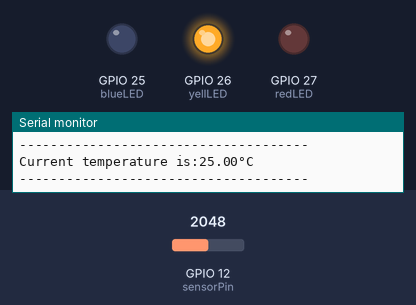
Bench run of a program on a simulated ESP32. On the bench: output pins drawn as LEDs (lit = HIGH), the last lines printed to the serial monitor. Inputs (shaded band) come from the test bench; at power-on: GPIO 12 (sensorPin) = 2048 (analog values on the 0–4095 scale).

Above: at 1.3 s.
1.4 s: GPIO 12 (sensorPin) set to 2145
2.9 s: GPIO 12 (sensorPin) set to 2221
At 3.4 s:
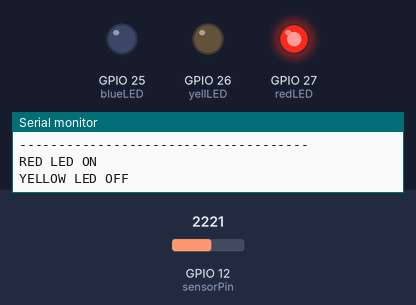
4.5 s: GPIO 12 (sensorPin) set to 1228
At 5.9 s:
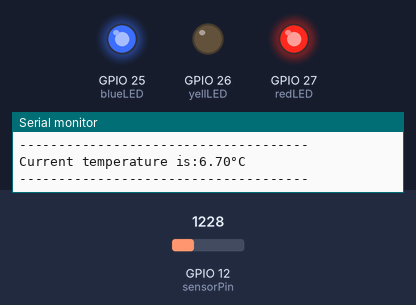
Timing chart, 0 to 7.5 s (numbered marks = the images above; inputs shaded):
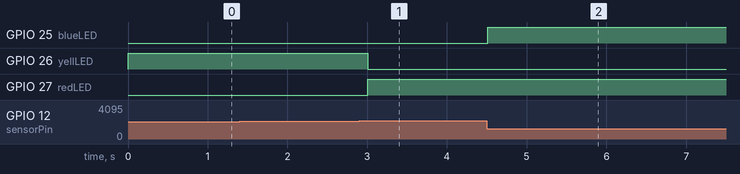

Measured:
- the behaviour switches between 2183 and 2184 on GPIO 12 (sensorPin) (found by bisection; images 0 and 1)
- after the input at 2.9 s, GPIO 26 (yellLED): HIGH → LOW after 0.11 s; GPIO 27 (redLED): LOW → HIGH after 0.11 s
- after the input at 4.5 s, GPIO 25 (blueLED): LOW → HIGH at once

The program:

main.cpp
```cpp
#include <Arduino.h>
#include <math.h>
//SENSOR DE TEMPERATURA ANALÓGICO KY-013

int sensorPin = 12; //PIN DEL SENSOR DE TEMP ANALÓGICO
int redLED = 27; //PIN LED ROJO
int yellLED = 26; //PIN LED AMARILLO
int blueLED = 25; //PIN LED AZUL
bool red = false, yell = false, blue = false;
 //Función que transforma la lectura analógica a temperatura
double Thermistor(int RawADC)
{
double Temp;
//Conversión de la lectura RawADC a un valor de Vout
Temp = log (((10240000/RawADC) - 10000));
//Ecuación de Steinhart–Hart que nos convierte el Vout a Temperatura en °K
//los coeficientes en el mismo orden son el A, B, C y se han precalculado para este sensor en concreto
Temp = 1 / (0.001129148 + (0.000234125 + (0.0000000876741 * Temp * Temp)) * Temp);
//Conversión a Celsius
Temp = Temp - 273.15;
return Temp;
}

void setup()
{
 Serial.begin(115200);
 pinMode(sensorPin, INPUT);
 pinMode(redLED, OUTPUT);
 pinMode(yellLED, OUTPUT);
 pinMode(blueLED, OUTPUT);
 //necesario para qe el rango sea entre 0-1024 y sea coherente con la fórmula
 analogReadResolution(10);
}
void loop()
{
//Leemos la señal analógica en el PIN definido
 int readVal = analogRead(sensorPin);
 //Serial.println(readVal); //Chivato para ver la resolución del sensor
 //Llamada a la función para obtener la temperatura
 double temp = Thermistor(readVal);
 //Output Temperatura en el Serial
 Serial.print("Current temperature is:");
 Serial.print(temp);
 Serial.println("°C");
 Serial.println("-------------------------------------");
 //Condiciones en las que se encienden los LEDs
 if(temp < 21.5 )
 {
    if(yell)
    {
        digitalWrite(yellLED, LOW);
        Serial.println("YELLOW LED OFF");
        yell = false;
    }
    if(!blue)
    {
        digitalWrite(blueLED, HIGH);
        Serial.println("BLUE LED ON");
        blue = true;
    }
 }
 else if (temp >= 21.5 && temp <= 28.0)
 {
    if(blue)
    {
        digitalWrite(blueLED, LOW);
        Serial.println("BLUE LED OFF");
        blue = false;
    }
    if(red)
    {
        digitalWrite(redLED, LOW);
        Serial.println("RED LED OFF");
        red = false;
    }
    if(!yell)
    {
        digitalWrite(yellLED, HIGH);
        Serial.println("YELLOW LED ON");
        yell = true;
    }
 }
 else
 {
    if(!red)
    {
        digitalWrite(redLED, HIGH);
        Serial.println("RED LED ON");
        red = true;
    }
    if(yell)
    {
        digitalWrite(yellLED, LOW);
        Serial.println("YELLOW LED OFF");
        yell = false;
    }
 }
 delay(500);
}
```
